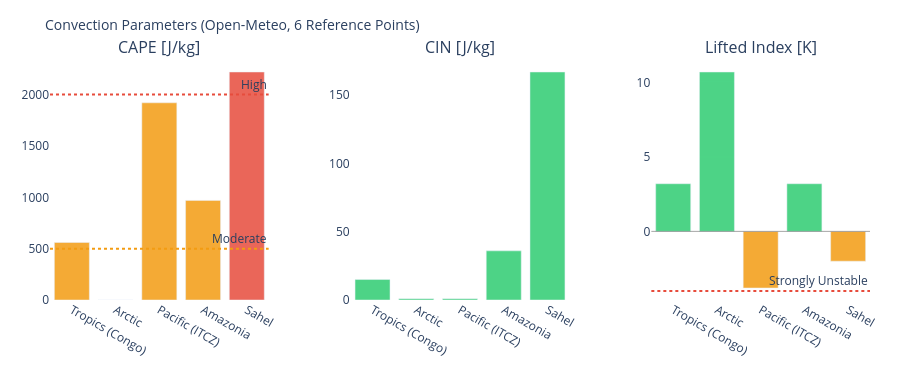

Notebook code for this chart:
### Markdown cell above
---
## 3. Visualizations

### Code cell
# ============================================================
# CAPE / CIN / LIFTED INDEX – Convection potential
# ============================================================

if not df_atm.empty:
    fig = make_subplots(
        rows=1, cols=3,
        subplot_titles=['CAPE [J/kg]', 'CIN [J/kg]', 'Lifted Index [K]'],
        horizontal_spacing=0.1
    )
    pts = df_atm['point'].tolist()
    pt_colors = ['#E85D24','#185FA5','#888780','#378ADD','#639922','#F2A623']

    # CAPE – höher = mehr Gewitterpotential
    cape_vals = df_atm['cape'].fillna(0).tolist()
    cape_colors = ['#e74c3c' if v > 2000 else '#f39c12' if v > 500 else '#2ecc71'
                   for v in cape_vals]
    fig.add_trace(go.Bar(x=pts, y=cape_vals, marker_color=cape_colors,
                         opacity=0.85, showlegend=False), row=1, col=1)
    fig.add_hline(y=2000, line_dash='dot', line_color='#e74c3c',
                  annotation_text='High', row=1, col=1)
    fig.add_hline(y=500,  line_dash='dot', line_color='#f39c12',
                  annotation_text='Moderate', row=1, col=1)

    # CIN – negativer = stärker gedeckelt (weniger Auslöse)
    cin_vals = df_atm['cin'].fillna(0).tolist()
    cin_colors = ['#e74c3c' if v < -200 else '#f39c12' if v < -50 else '#2ecc71'
                  for v in cin_vals]
    fig.add_trace(go.Bar(x=pts, y=cin_vals, marker_color=cin_colors,
                         opacity=0.85, showlegend=False), row=1, col=2)

    # Lifted Index – negativ = instabil
    li_vals = df_atm['li'].fillna(0).tolist()
    li_colors = ['#e74c3c' if v < -4 else '#f39c12' if v < 0 else '#2ecc71'
                 for v in li_vals]
    fig.add_trace(go.Bar(x=pts, y=li_vals, marker_color=li_colors,
                         opacity=0.85, showlegend=False), row=1, col=3)
    fig.add_hline(y=0, line_color='gray', line_width=0.7, row=1, col=3)
    fig.add_hline(y=-4, line_dash='dot', line_color='#e74c3c',
                  annotation_text='Strongly Unstable', row=1, col=3)

    fig.update_layout(
        title=dict(text='Convection Parameters (Open-Meteo, 6 Reference Points)', font=dict(size=14)),
        height=380, plot_bgcolor='rgba(0,0,0,0)', paper_bgcolor='rgba(0,0,0,0)',
        margin=dict(l=50, r=30, t=60, b=80)
    )
    fig.update_xaxes(tickangle=30)
    fig.show()

### Figure 1 — Plotly figure (JSON) as saved in the notebook; plotly's stock layout.template omitted (floating-point values rounded to 4 significant figures)
{"data": [{"marker": {"color": ["#f39c12", "#2ecc71", "#f39c12", "#f39c12", "#e74c3c"]}, "opacity": 0.85, "showlegend": false, "type": "bar", "x": ["Tropics (Congo)", "Arctic", "Pacific (ITCZ)", "Amazonia", "Sahel"], "xaxis": "x", "y": [560.0, 0.0, 1920.0, 970.0, 2220.0], "yaxis": "y"}, {"marker": {"color": ["#2ecc71", "#2ecc71", "#2ecc71", "#2ecc71", "#2ecc71"]}, "opacity": 0.85, "showlegend": false, "type": "bar", "x": ["Tropics (Congo)", "Arctic", "Pacific (ITCZ)", "Amazonia", "Sahel"], "xaxis": "x2", "y": [15.0, 1.0, 1.0, 36.0, 167.0], "yaxis": "y2"}, {"marker": {"color": ["#2ecc71", "#2ecc71", "#f39c12", "#2ecc71", "#f39c12"]}, "opacity": 0.85, "showlegend": false, "type": "bar", "x": ["Tropics (Congo)", "Arctic", "Pacific (ITCZ)", "Amazonia", "Sahel"], "xaxis": "x3", "y": [3.2, 10.7, -3.8, 3.2, -2.0], "yaxis": "y3"}], "layout": {"annotations": [{"font": {"size": 16}, "showarrow": false, "text": "CAPE [J/kg]", "x": 0.1333, "xanchor": "center", "xref": "paper", "y": 1.0, "yanchor": "bottom", "yref": "paper"}, {"font": {"size": 16}, "showarrow": false, "text": "CIN [J/kg]", "x": 0.5, "xanchor": "center", "xref": "paper", "y": 1.0, "yanchor": "bottom", "yref": "paper"}, {"font": {"size": 16}, "showarrow": false, "text": "Lifted Index [K]", "x": 0.8667, "xanchor": "center", "xref": "paper", "y": 1.0, "yanchor": "bottom", "yref": "paper"}, {"showarrow": false, "text": "High", "x": 1, "xanchor": "right", "xref": "x domain", "y": 2000, "yanchor": "bottom", "yref": "y"}, {"showarrow": false, "text": "Moderate", "x": 1, "xanchor": "right", "xref": "x domain", "y": 500, "yanchor": "bottom", "yref": "y"}, {"showarrow": false, "text": "Strongly Unstable", "x": 1, "xanchor": "right", "xref": "x3 domain", "y": -4, "yanchor": "bottom", "yref": "y3"}], "height": 380, "margin": {"b": 80, "l": 50, "r": 30, "t": 60}, "paper_bgcolor": "rgba(0,0,0,0)", "plot_bgcolor": "rgba(0,0,0,0)", "shapes": [{"line": {"color": "#e74c3c", "dash": "dot"}, "type": "line", "x0": 0, "x1": 1, "xref": "x domain", "y0": 2000, "y1": 2000, "yref": "y"}, {"line": {"color": "#f39c12", "dash": "dot"}, "type": "line", "x0": 0, "x1": 1, "xref": "x domain", "y0": 500, "y1": 500, "yref": "y"}, {"line": {"color": "gray", "width": 0.7}, "type": "line", "x0": 0, "x1": 1, "xref": "x3 domain", "y0": 0, "y1": 0, "yref": "y3"}, {"line": {"color": "#e74c3c", "dash": "dot"}, "type": "line", "x0": 0, "x1": 1, "xref": "x3 domain", "y0": -4, "y1": -4, "yref": "y3"}], "title": {"font": {"size": 14}, "text": "Convection Parameters (Open-Meteo, 6 Reference Points)"}, "xaxis": {"anchor": "y", "domain": [0.0, 0.2667], "tickangle": 30}, "xaxis2": {"anchor": "y2", "domain": [0.3667, 0.6333], "tickangle": 30}, "xaxis3": {"anchor": "y3", "domain": [0.7333, 1.0], "tickangle": 30}, "yaxis": {"anchor": "x", "domain": [0.0, 1.0]}, "yaxis2": {"anchor": "x2", "domain": [0.0, 1.0]}, "yaxis3": {"anchor": "x3", "domain": [0.0, 1.0]}}}
